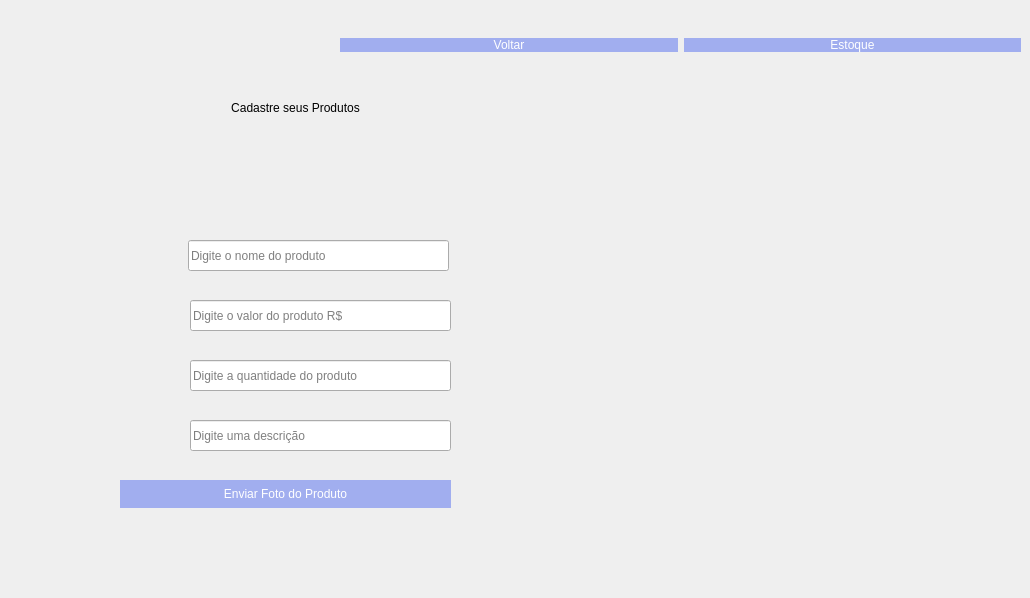
<?xml version="1.0" encoding="UTF-8"?>
<ui version="4.0">
 <class>Dialog</class>
 <widget class="QDialog" name="Dialog">
  <property name="geometry">
   <rect>
    <x>0</x>
    <y>0</y>
    <width>1030</width>
    <height>598</height>
   </rect>
  </property>
  <property name="windowTitle">
   <string>Dialog</string>
  </property>
  <widget class="QLabel" name="label">
   <property name="enabled">
    <bool>true</bool>
   </property>
   <property name="geometry">
    <rect>
     <x>-10</x>
     <y>-90</y>
     <width>1041</width>
     <height>691</height>
    </rect>
   </property>
   <property name="autoFillBackground">
    <bool>false</bool>
   </property>
   <property name="text">
    <string/>
   </property>
   <property name="textFormat">
    <enum>Qt::AutoText</enum>
   </property>
   <property name="pixmap">
    <pixmap>Background_registro.png</pixmap>
   </property>
   <property name="scaledContents">
    <bool>true</bool>
   </property>
  </widget>
  <widget class="QLabel" name="label_2">
   <property name="geometry">
    <rect>
     <x>40</x>
     <y>30</y>
     <width>271</width>
     <height>41</height>
    </rect>
   </property>
   <property name="text">
    <string/>
   </property>
   <property name="pixmap">
    <pixmap>logo ILLUSTRIOUSTOCK.png</pixmap>
   </property>
   <property name="scaledContents">
    <bool>true</bool>
   </property>
  </widget>
  <widget class="QWidget" name="horizontalLayoutWidget">
   <property name="geometry">
    <rect>
     <x>340</x>
     <y>10</y>
     <width>681</width>
     <height>71</height>
    </rect>
   </property>
   <layout class="QHBoxLayout" name="horizontalLayout_2">
    <item>
     <widget class="QPushButton" name="pushButton">
      <property name="acceptDrops">
       <bool>false</bool>
      </property>
      <property name="autoFillBackground">
       <bool>false</bool>
      </property>
      <property name="styleSheet">
       <string notr="true">background-color: rgb(161, 174, 239);
color: rgb(255, 255, 255);
border-style: outset;
border-with: 2px;
</string>
      </property>
      <property name="text">
       <string>Voltar</string>
      </property>
      <property name="checkable">
       <bool>false</bool>
      </property>
      <property name="flat">
       <bool>false</bool>
      </property>
     </widget>
    </item>
    <item>
     <widget class="QPushButton" name="pushButton_3">
      <property name="styleSheet">
       <string notr="true">background-color: rgb(161, 174, 239);
color: rgb(255, 255, 255);
border-style: outset;
border-with: 2px;
border-radius: 15px;
border-color:black;</string>
      </property>
      <property name="text">
       <string>Estoque</string>
      </property>
     </widget>
    </item>
   </layout>
  </widget>
  <widget class="QLabel" name="label_3">
   <property name="geometry">
    <rect>
     <x>230</x>
     <y>130</y>
     <width>131</width>
     <height>101</height>
    </rect>
   </property>
   <property name="text">
    <string/>
   </property>
   <property name="pixmap">
    <pixmap>box.png</pixmap>
   </property>
   <property name="scaledContents">
    <bool>true</bool>
   </property>
  </widget>
  <widget class="QLabel" name="label_4">
   <property name="geometry">
    <rect>
     <x>120</x>
     <y>230</y>
     <width>50</width>
     <height>50</height>
    </rect>
   </property>
   <property name="text">
    <string/>
   </property>
   <property name="pixmap">
    <pixmap>box.png</pixmap>
   </property>
   <property name="scaledContents">
    <bool>true</bool>
   </property>
  </widget>
  <widget class="QLineEdit" name="lineEdit">
   <property name="geometry">
    <rect>
     <x>188</x>
     <y>240</y>
     <width>261</width>
     <height>31</height>
    </rect>
   </property>
   <property name="styleSheet">
    <string notr="true">border-color: rgb(161, 174, 239);</string>
   </property>
   <property name="text">
    <string/>
   </property>
   <property name="placeholderText">
    <string>Digite o nome do produto</string>
   </property>
  </widget>
  <widget class="QLineEdit" name="lineEdit_3">
   <property name="geometry">
    <rect>
     <x>190</x>
     <y>300</y>
     <width>261</width>
     <height>31</height>
    </rect>
   </property>
   <property name="styleSheet">
    <string notr="true">border-color: rgb(161, 174, 239);</string>
   </property>
   <property name="text">
    <string/>
   </property>
   <property name="placeholderText">
    <string>Digite o valor do produto R$</string>
   </property>
  </widget>
  <widget class="QLabel" name="label_6">
   <property name="geometry">
    <rect>
     <x>120</x>
     <y>290</y>
     <width>50</width>
     <height>50</height>
    </rect>
   </property>
   <property name="text">
    <string/>
   </property>
   <property name="pixmap">
    <pixmap>hand.png</pixmap>
   </property>
   <property name="scaledContents">
    <bool>true</bool>
   </property>
  </widget>
  <widget class="QLabel" name="label_7">
   <property name="geometry">
    <rect>
     <x>140</x>
     <y>100</y>
     <width>311</width>
     <height>16</height>
    </rect>
   </property>
   <property name="styleSheet">
    <string notr="true">font: 75 9pt &quot;MS Shell Dlg 2&quot;;</string>
   </property>
   <property name="text">
    <string>Cadastre seus Produtos</string>
   </property>
   <property name="alignment">
    <set>Qt::AlignCenter</set>
   </property>
  </widget>
  <widget class="QLabel" name="label_8">
   <property name="geometry">
    <rect>
     <x>120</x>
     <y>410</y>
     <width>50</width>
     <height>50</height>
    </rect>
   </property>
   <property name="text">
    <string/>
   </property>
   <property name="pixmap">
    <pixmap>description.png</pixmap>
   </property>
   <property name="scaledContents">
    <bool>true</bool>
   </property>
  </widget>
  <widget class="QLineEdit" name="lineEdit_4">
   <property name="geometry">
    <rect>
     <x>190</x>
     <y>420</y>
     <width>261</width>
     <height>31</height>
    </rect>
   </property>
   <property name="styleSheet">
    <string notr="true">border-color: rgb(161, 174, 239);
</string>
   </property>
   <property name="text">
    <string/>
   </property>
   <property name="echoMode">
    <enum>QLineEdit::Normal</enum>
   </property>
   <property name="placeholderText">
    <string>Digite uma descrição</string>
   </property>
  </widget>
  <widget class="QLabel" name="label_9">
   <property name="geometry">
    <rect>
     <x>120</x>
     <y>570</y>
     <width>331</width>
     <height>16</height>
    </rect>
   </property>
   <property name="text">
    <string/>
   </property>
  </widget>
  <widget class="QLineEdit" name="lineEdit_5">
   <property name="geometry">
    <rect>
     <x>190</x>
     <y>360</y>
     <width>261</width>
     <height>31</height>
    </rect>
   </property>
   <property name="styleSheet">
    <string notr="true">border-color: rgb(161, 174, 239);</string>
   </property>
   <property name="text">
    <string/>
   </property>
   <property name="placeholderText">
    <string>Digite a quantidade do produto</string>
   </property>
  </widget>
  <widget class="QLabel" name="label_10">
   <property name="geometry">
    <rect>
     <x>120</x>
     <y>350</y>
     <width>50</width>
     <height>50</height>
    </rect>
   </property>
   <property name="text">
    <string/>
   </property>
   <property name="pixmap">
    <pixmap>box (1).png</pixmap>
   </property>
   <property name="scaledContents">
    <bool>true</bool>
   </property>
  </widget>
  <widget class="QPushButton" name="pushButton_5">
   <property name="geometry">
    <rect>
     <x>120</x>
     <y>480</y>
     <width>331</width>
     <height>28</height>
    </rect>
   </property>
   <property name="styleSheet">
    <string notr="true">background-color: rgb(161, 174, 239);
color: rgb(255, 255, 255);
border-style: outset;
border-with: 2px;
border-radius: 15px;
border-color:black;</string>
   </property>
   <property name="text">
    <string>Enviar Foto do Produto</string>
   </property>
   <property name="icon">
    <iconset>
     <normaloff>camera (1).png</normaloff>camera (1).png</iconset>
   </property>
  </widget>
 </widget>
 <resources/>
 <connections/>
</ui>
